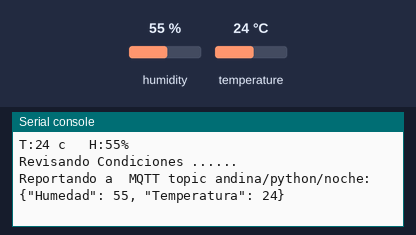
The program below on a simulated ESP32 board running MicroPython. Parts: the last lines printed to the serial console. The test bench sets the inputs (shaded band); at power-on: humidity 55 %, temperature 24 °C. No MQTT or app messages arrive unless stated; the clock reads 2024-03-15 10:24:30 at power-on unless the program sets it.

Above: at 2.8 s.
2.9 s: humidity set to 22 %
At 8.6 s:
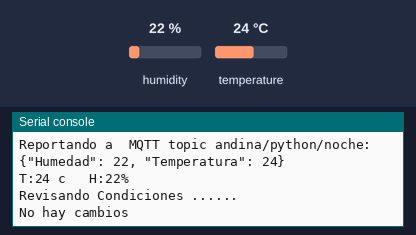
9.3 s: temperature set to 12 °C
At 12.4 s:
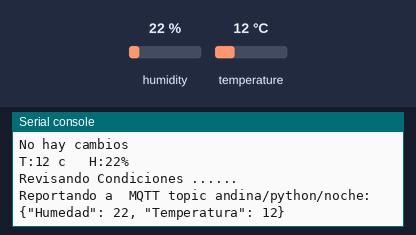
13.2 s: humidity set to 40 %
At 15.0 s:
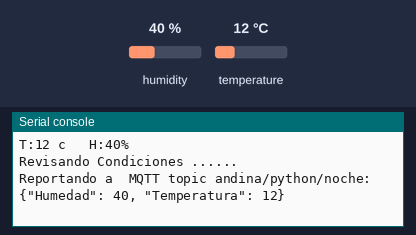
Timing chart, 0 to 16.5 s (numbered marks = the images above; inputs shaded):
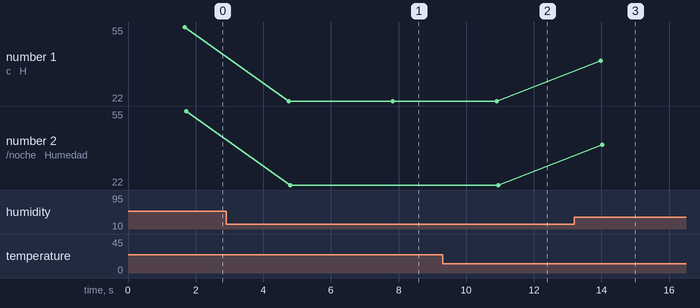

Measured:
- after the input at 2.9 s, the serial console: prints a new line after 1.9 s (image 1)
- after the input at 9.3 s, the serial console: prints a new line after 1.6 s (image 2)
- after the input at 13.2 s, the serial console: prints a new line after 0.78 s (image 3)
- plotted number 1: 55 → 22 after the input at 2.9 s, 22 → 40 after the input at 13.2 s
- plotted number 2: 55 → 22 after the input at 2.9 s, 22 → 40 after the input at 13.2 s

The program:

mqtt_pub_2023.py
```python
from machine import Pin, ADC
from utime import sleep, sleep_ms
from dht import DHT11
import ujson
from umqtt.simple import MQTTClient
import network, time, urequests

s_dht= DHT11(Pin(2))

# MQTT Server Parameters
MQTT_CLIENT_ID = "hugo1234567890"
#MQTT_BROKER    = "broker.hivemq.com"
MQTT_BROKER    = "192.168.20.25"  #  en docker apuntar al host local
MQTT_USER      = ""
MQTT_PASSWORD  = ""
MQTT_TOPIC     = "andina/python/noche"

def conectaWifi (red, password):
      global miRed
      miRed = network.WLAN(network.STA_IF)
      if not miRed.isconnected():              #Si no está conectado…
          miRed.active(True)                   #activa la interface
          miRed.connect(red, password)         #Intenta conectar con la red
          print('Conectando a la red', red +"…")
          timeout = time.time ()
          while not miRed.isconnected():           #Mientras no se conecte..
              if (time.ticks_diff (time.time (), timeout) > 10):
                  return False
      return True


if conectaWifi ("Claro_6683E8", "EeX/Stt3w4NQr9ColQI/fQ=="):

    print ("Conexión exitosa!")
    print('Datos de la red (IP/netmask/gw/DNS):', miRed.ifconfig())


    print("Conectando a  MQTT server... ",MQTT_BROKER,"...", end="")
    client = MQTTClient(MQTT_CLIENT_ID, MQTT_BROKER, user=MQTT_USER, password=MQTT_PASSWORD)
    client.connect()

    print("Conectado!")

    nuevo_dato = ""

    while True:
        s_dht.measure()
        tem = s_dht.temperature()
        hum = s_dht.humidity()
        print("T:{} c   H:{}% ".format(tem,hum))
        sleep_ms(50)


        print("Revisando Condiciones ...... ")
        message = ujson.dumps({
        "Humedad": hum,
        "Temperatura": tem,
        })

        if message != nuevo_dato:

            print("Reportando a  MQTT topic {}: {}".format(MQTT_TOPIC, message))
            client.publish(MQTT_TOPIC, message)
            nuevo_dato = message

        else:
            print("No hay cambios")
        time.sleep(3)


else:
       print ("Imposible conectar")
       miRed.active (False)
```
